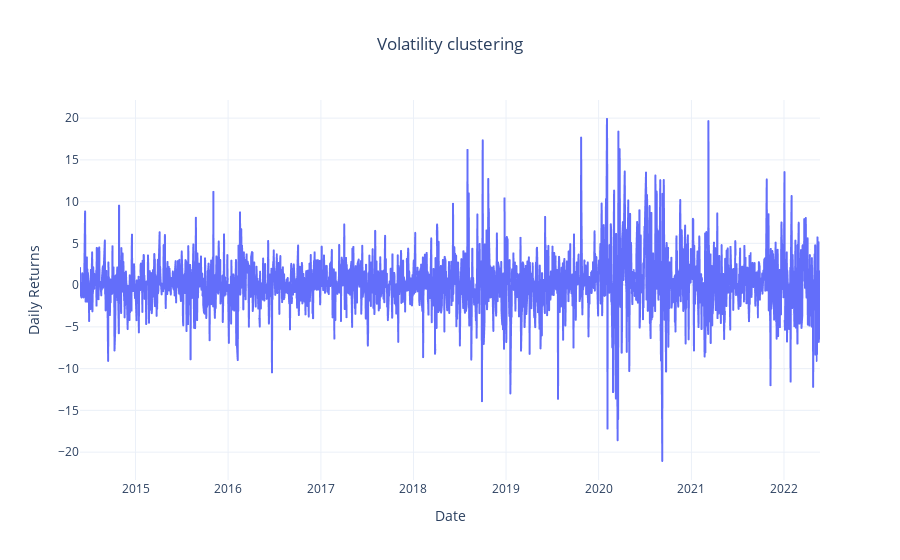

Notebook source saved alongside this figure:
### Code cell
retv = ret.values

fig = px.line(x=stock_df.index[1:], y=ret, template='plotly_white', labels={'x':'Date', 'y':'Daily Returns'}, 
              title='Volatility clustering')
fig.update_layout(
    title_x=0.5
)
fig.show()

### Figure 1 — Plotly figure (JSON) as saved in the notebook; plotly's stock layout.template omitted (floating-point values rounded to 4 significant figures; data arrays with more than 128 entries replaced by an {"elided": "..."} marker saying what was removed)
{"data": [{"hovertemplate": "Date=%{x}<br>Daily Returns=%{y}<extra></extra>", "legendgroup": "", "line": {"color": "#636efa", "dash": "solid"}, "marker": {"symbol": "circle"}, "mode": "lines", "name": "", "showlegend": false, "type": "scattergl", "x": {"elided": "2014 str values"}, "xaxis": "x", "y": {"elided": "2014 float values"}, "yaxis": "y"}], "layout": {"legend": {"tracegroupgap": 0}, "title": {"text": "Volatility clustering", "x": 0.5}, "xaxis": {"anchor": "y", "domain": [0, 1], "title": {"text": "Date"}}, "yaxis": {"anchor": "x", "domain": [0, 1], "title": {"text": "Daily Returns"}}}}
